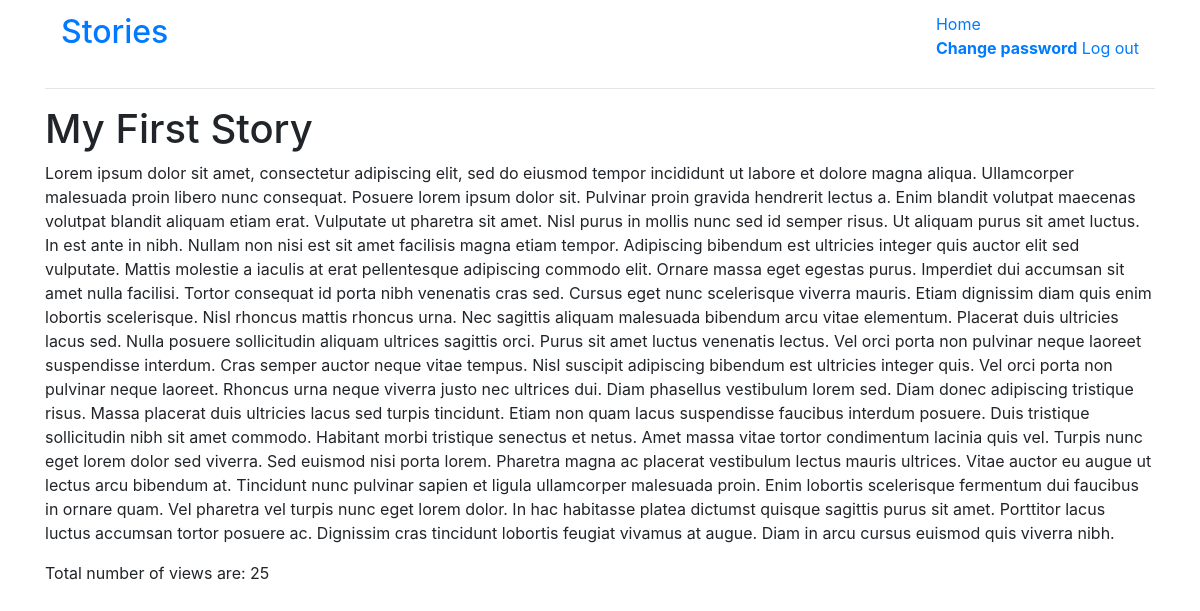
The app's page /story/My First Story (signed in) with its own data.
### stories/models.py (models this page shows, shortened)
class Stories(models.Model):
  title = models.CharField(max_length=200)
  content = models.TextField()
  view = models.IntegerField(default=0)
  slug = models.SlugField(null=True, unique=True)

### stories/views.py (the view)
# urls.py: path('story/<str:title>', views.story, name='story'),
def story(request, title):
  stories = get_object_or_404(models.Stories, title=title)
  title = stories.title
  content = stories.content
  count = stories.view
  stories.view=count+1
  stories.save()
  return render(request, 'story.html', {'views':count+1, 'title': title, 'content': content})

### templates/story.html
{% extends 'base.html' %}
{% block content %}
{% if user.is_authenticated %}
<h1>{{ title }}</h1>
<p>{{ content }}</p>
<p>Total number of views are: {{ views }} </p>
{% else %}
<p>please login</p>
{% endif %}
{% endblock %}

### records on screen
Stories: title "My First Story", content "Lorem ipsum dolor sit amet, consectetur adipiscing elit, sed do eiusmod tempor incididunt ut labore et dolore magna aliqua. Ullamcorper malesuada proin libero nunc consequat. Posuere lorem ipsum dolor sit. Pulvinar proin gravida hendrerit lectus a. Enim blandit volutpat maecenas volutpat blandit aliquam etiam erat. Vulputate ut pharetra sit amet. Nisl purus in mollis nunc sed id semper risus. Ut aliquam purus sit amet luctus. In est ante in nibh. Nullam non nisi est sit amet facilisis magna etiam tempor. Adipiscing bibendum est ultricies integer quis auctor elit sed vulputate. Mattis molestie a iaculis at erat pellentesque adipiscing commodo elit. Ornare massa eget egestas purus. Imperdiet…"

### other values on screen
{{ views }} "25"
